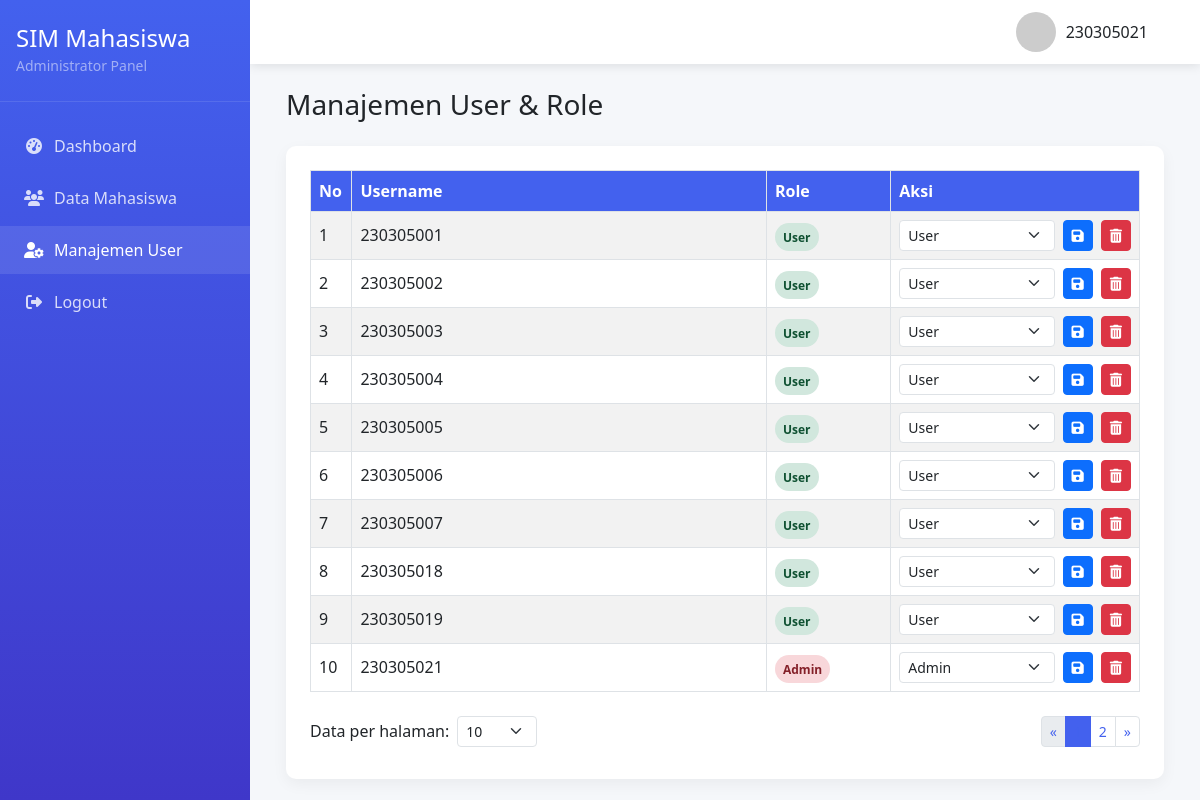
The app's page /tampil_user.php (signed in) with its own data.
### tables this page shows
CREATE TABLE `tbl_user` (
  `id` int NOT NULL,
  `username` varchar(50) NOT NULL,
  `password` varchar(255) NOT NULL,
  `role` enum('admin','user') NOT NULL
);

### tampil_user.php (the view, shortened to what this page needs)
<?php
include 'koneksi.php';
$records_per_page = isset($_GET['per_page']) ? (int)$_GET['per_page'] : 10;
$page = isset($_GET['page']) ? (int)$_GET['page'] : 1;
$offset = ($page - 1) * $records_per_page;
$total_query = mysqli_query($conn, "SELECT COUNT(*) as total FROM tbl_user");
$total_row = mysqli_fetch_assoc($total_query);
$total_records = $total_row['total'];
$total_pages = ceil($total_records / $records_per_page);
$data = mysqli_query($conn, "SELECT * FROM tbl_user ORDER BY username ASC LIMIT $offset, $records_per_page");
?>
<!DOCTYPE html>
<html lang="en">
<head>
    <link href="https://cdn.jsdelivr.net/npm/bootstrap@5.3.0/dist/css/bootstrap.min.css" rel="stylesheet">
    <link rel="stylesheet" href="https://cdnjs.cloudflare.com/ajax/libs/font-awesome/6.4.0/css/all.min.css">
    <link rel="stylesheet" href="https://cdn.jsdelivr.net/npm/sweetalert2@11/dist/sweetalert2.min.css">
</head>
<body>
    <div class="sidebar">
        <div class="sidebar-header">
            <h4 class="mb-0">SIM Mahasiswa</h4>
            <small class="text-white-50">Administrator Panel</small>
        </div>
        <div class="sidebar-menu">
            <a href="dashboard_admin.php">
                <i class="fas fa-tachometer-alt"></i> Dashboard
            </a>
            <a href="tampil_mahasiswa.php">
                <i class="fas fa-users"></i> Data Mahasiswa
            </a>
            <a href="tampil_user.php" class="active">
                <i class="fas fa-user-cog"></i> Manajemen User
            </a>
            <a href="logout.php">
                <i class="fas fa-sign-out-alt"></i> Logout
            </a>
        </div>
    </div>
    <div class="main-content">
        <nav class="navbar navbar-expand-lg navbar-light bg-white">
            <div class="container-fluid">
                <div class="d-flex align-items-center ms-auto">
                    <div class="user-profile me-3">
                        <img src="https://ui-avatars.com/api/?name=<?php echo urlencode($_SESSION['username']); ?>&background=random" alt="User">
                        <span><?php echo $_SESSION['username']; ?></span>
                    </div>
                </div>
            </div>
        </nav>
        <div class="content-wrapper">
            <div class="container-fluid">
                <div class="d-flex justify-content-between align-items-center mb-4">
                    <h3 class="mb-0">Manajemen User & Role</h3>
                </div>
                <div class="table-container">
                    <table class="table table-bordered table-striped table-hover">
                        <thead>
                            <tr>
                                <th width="5%">No</th>
                                <th>Username</th>
                                <th width="15%">Role</th>
                                <th width="30%">Aksi</th>
                            </tr>
                        </thead>
                        <tbody>
                            <?php
                            $no = $offset + 1;
                            while ($user = mysqli_fetch_assoc($data)) {
                            ?>
                                <tr>
                                    <td><?= $no++; ?></td>
                                    <td><?= htmlspecialchars($user['username']); ?></td>
                                    <td>
                                        <span class="role-badge <?= $user['role'] == 'admin' ? 'role-admin' : 'role-user'; ?>">
                                            <?= ucfirst($user['role']); ?>
                                        </span>
                                    </td>
                                    <td>
                                        <div class="d-flex gap-2">
                                            <form method="POST" class="d-flex gap-2 flex-grow-1">
                                                <select name="role" class="form-select form-select-sm" required>
                                                    <option value="user" <?= $user['role'] == 'user' ? 'selected' : ''; ?>>User</option>
                                                    <option value="admin" <?= $user['role'] == 'admin' ? 'selected' : ''; ?>>Admin</option>
                                                </select>
                                                <button type="submit" name="ubah_role" class="btn btn-sm btn-primary btn-action">
                                                    <i class="fas fa-save"></i>
                                                </button>
                                            </form>
                                            <button class="btn btn-sm btn-danger btn-action btn-delete"
                                                data-username="<?= htmlspecialchars($user['username']); ?>">
                                                <i class="fas fa-trash-alt"></i>
                                            </button>
                                        </div>
                                    </td>
                                </tr>
                            <?php } ?>
                        </tbody>
                    </table>
                    <div class="pagination-container">
                        <div class="per-page-selector">
                            <label for="per_page">Data per halaman:</label>
                            <select class="form-select form-select-sm" id="per_page" onchange="changePerPage(this.value)">
                                <option value="10" <?= $records_per_page == 10 ? 'selected' : '' ?>>10</option>
                            </select>
                        </div>
                        <nav aria-label="Page navigation">
                            <ul class="pagination pagination-sm mb-0">
                                <li class="page-item <?= $page <= 1 ? 'disabled' : '' ?>">
                                    <a class="page-link" href="?page=<?= $page - 1 ?>&per_page=<?= $records_per_page ?>" aria-label="Previous">
                                        <span aria-hidden="true">&laquo;</span>
                                    </a>
                                </li>
                                <?php
                                $start_page = max(1, $page - 2);
                                $end_page = min($total_pages, $page + 2);
                                for ($i = $start_page; $i <= $end_page; $i++) {
                                    echo '<li class="page-item ' . ($i == $page ? 'active' : '') . '">';
                                    echo '<a class="page-link" href="?page=' . $i . '&per_page=' . $records_per_page . '">' . $i . '</a>';
                                    echo '</li>';
                                }
                                ?>
                                <li class="page-item <?= $page >= $total_pages ? 'disabled' : '' ?>">
                                    <a class="page-link" href="?page=<?= $page + 1 ?>&per_page=<?= $records_per_page ?>" aria-label="Next">
                                        <span aria-hidden="true">&raquo;</span>
                                    </a>
                                </li>
                            </ul>
                        </nav>
                    </div>
                </div>
            </div>
        </div>
    </div>
</body>
</html>

### tampil_user.php (style rules this page uses)
:root { --primary: #4361ee; --secondary: #3f37c9; --danger: #dc3545; --dark: #212529; --light: #f8f9fa; }
body { font-family: 'Segoe UI', system-ui, sans-serif; background-color: #f5f7fa; overflow-x: hidden; }
.sidebar { height: 100vh; width: 250px; position: fixed; left: 0; top: 0; background: linear-gradient(180deg, var(--primary) 0%, var(--secondary) 100%); color: white; transition: all 0.3s; z-index: 1000; }
.sidebar-header { padding: 1.5rem 1rem; border-bottom: 1px solid rgba(255, 255, 255, 0.1); }
.sidebar-menu { padding: 1rem 0; }
.sidebar-menu a { color: rgba(255, 255, 255, 0.8); padding: 0.75rem 1.5rem; margin: 0.25rem 0; text-decoration: none; display: flex; align-items: center; transition: all 0.3s; }
.sidebar-menu a:hover, .sidebar-menu a.active { color: white; background-color: rgba(255, 255, 255, 0.1); }
.sidebar-menu a i { margin-right: 10px; width: 20px; text-align: center; }
.main-content { margin-left: 250px; min-height: 100vh; transition: all 0.3s; }
.navbar { padding: 0.75rem 1.5rem; background-color: white; box-shadow: 0 2px 10px rgba(0, 0, 0, 0.1); position: sticky; top: 0; z-index: 999; }
.content-wrapper { padding: 1.5rem; }
.table-container { background-color: white; border-radius: 10px; box-shadow: 0 5px 15px rgba(0, 0, 0, 0.05); padding: 1.5rem; overflow-x: auto; }
.table th { background-color: var(--primary); color: white; vertical-align: middle; }
.table td { vertical-align: middle; }
.user-profile { display: flex; align-items: center; }
.user-profile img { width: 40px; height: 40px; border-radius: 50%; margin-right: 10px; object-fit: cover; }
.role-badge { padding: 0.35rem 0.5rem; border-radius: 50px; font-size: 0.75rem; font-weight: 600; }
.role-admin { background-color: #f8d7da; color: #842029; }
.role-user { background-color: #d1e7dd; color: #0f5132; }
.btn-action { padding: 0.25rem 0.5rem; font-size: 0.875rem; }
.btn-delete { background-color: var(--danger); border-color: var(--danger); }
.pagination-container { display: flex; justify-content: space-between; align-items: center; margin-top: 1rem; padding: 0.5rem 0; }
.per-page-selector { display: flex; align-items: center; }
.per-page-selector label { margin-right: 0.5rem; margin-bottom: 0; }
.per-page-selector select { width: 80px; }
.pagination .page-item.active .page-link { background-color: var(--primary); border-color: var(--primary); }
.pagination .page-link { color: var(--primary); }

### records on screen
tbl_user: username "230305001", role "User"
tbl_user: username "230305002", role "User"
tbl_user: username "230305003", role "User"
tbl_user: username "230305004", role "User"
tbl_user: username "230305005", role "User"
tbl_user: username "230305006", role "User"
tbl_user: username "230305007", role "User"
tbl_user: username "230305018", role "User"
tbl_user: username "230305019", role "User"
tbl_user: username "230305021", role "Admin"

### other values on screen
$_SESSION['username'] "230305021"
